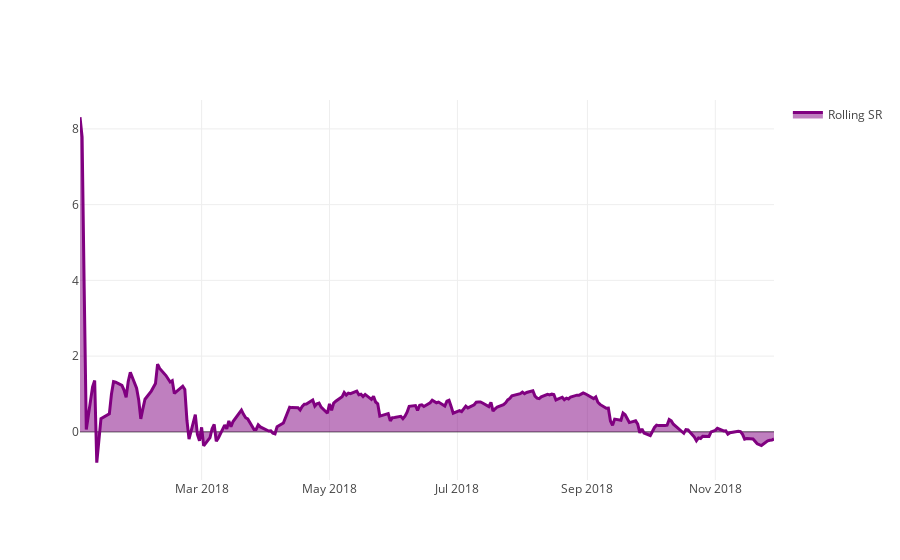

This figure's notebook cell:
### Code cell
make_plot_filled(stat.coords['time'].to_pandas(), stat.loc[:, 'sharpe_ratio'].values[20:], color="purple", name="Rolling SR")

### Figure 1 — Plotly figure (JSON) as saved in the notebook; plotly's stock layout.template omitted (floating-point values rounded to 4 significant figures; data arrays with more than 128 entries replaced by an {"elided": "..."} marker saying what was removed)
{"data": [{"fill": "tonexty", "line": {"color": "purple", "width": 3}, "name": "Rolling SR", "type": "scatter", "uid": "f12a4c5e-e018-46a2-8f87-b9a02b2cc0b8", "x": {"elided": "251 str values"}, "y": {"elided": "231 float values"}}], "layout": {"showlegend": true, "yaxis": {"range": [-1.271, 8.763]}}}
